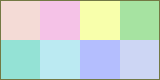
<?xml version="1.0" encoding="UTF-8"?>
<ui version="4.0">
 <class>ColorPicker</class>
 <widget class="QWidget" name="ColorPicker">
  <property name="geometry">
   <rect>
    <x>0</x>
    <y>0</y>
    <width>160</width>
    <height>80</height>
   </rect>
  </property>
  <property name="minimumSize">
   <size>
    <width>160</width>
    <height>80</height>
   </size>
  </property>
  <property name="maximumSize">
   <size>
    <width>160</width>
    <height>80</height>
   </size>
  </property>
  <property name="windowTitle">
   <string>Form</string>
  </property>
  <property name="styleSheet">
   <string notr="true">QWidget {
	background-color: #737944;
}

QPushButton {
	border: none;
}

QPushButton:hover {
	border:2px solid;
	border-color: #303446;
}

QPushButton#btnRosewater {
	background-color: #F4DBD6;
}

QPushButton#btnPink {
	background-color: #F5C2E7;
}

QPushButton#btnGreen {
	background-color: #A6E3A1;
}

QPushButton#btnSky {
	background-color: #BBEAF2;
}

QPushButton#btnTeal {
	background-color: #94E2D5;
}

QPushButton#btnLavender {
	background-color: #B4BEFE;
}

QPushButton#btnYellow {
	background-color: #F8FFAB;
}

QPushButton#btnGray {
	background-color: #CDD6F4;
}</string>
  </property>
  <widget class="QPushButton" name="btnRosewater">
   <property name="geometry">
    <rect>
     <x>1</x>
     <y>1</y>
     <width>39</width>
     <height>39</height>
    </rect>
   </property>
   <property name="text">
    <string/>
   </property>
  </widget>
  <widget class="QPushButton" name="btnPink">
   <property name="geometry">
    <rect>
     <x>40</x>
     <y>1</y>
     <width>40</width>
     <height>39</height>
    </rect>
   </property>
   <property name="text">
    <string/>
   </property>
  </widget>
  <widget class="QPushButton" name="btnYellow">
   <property name="geometry">
    <rect>
     <x>80</x>
     <y>1</y>
     <width>40</width>
     <height>39</height>
    </rect>
   </property>
   <property name="text">
    <string/>
   </property>
  </widget>
  <widget class="QPushButton" name="btnGreen">
   <property name="geometry">
    <rect>
     <x>120</x>
     <y>1</y>
     <width>39</width>
     <height>39</height>
    </rect>
   </property>
   <property name="text">
    <string/>
   </property>
  </widget>
  <widget class="QPushButton" name="btnSky">
   <property name="geometry">
    <rect>
     <x>40</x>
     <y>40</y>
     <width>40</width>
     <height>39</height>
    </rect>
   </property>
   <property name="text">
    <string/>
   </property>
  </widget>
  <widget class="QPushButton" name="btnLavender">
   <property name="geometry">
    <rect>
     <x>80</x>
     <y>40</y>
     <width>40</width>
     <height>39</height>
    </rect>
   </property>
   <property name="text">
    <string/>
   </property>
  </widget>
  <widget class="QPushButton" name="btnTeal">
   <property name="geometry">
    <rect>
     <x>1</x>
     <y>40</y>
     <width>39</width>
     <height>39</height>
    </rect>
   </property>
   <property name="text">
    <string/>
   </property>
  </widget>
  <widget class="QPushButton" name="btnGray">
   <property name="geometry">
    <rect>
     <x>120</x>
     <y>40</y>
     <width>39</width>
     <height>39</height>
    </rect>
   </property>
   <property name="text">
    <string/>
   </property>
  </widget>
  <zorder>btnGray</zorder>
  <zorder>btnRosewater</zorder>
  <zorder>btnPink</zorder>
  <zorder>btnYellow</zorder>
  <zorder>btnGreen</zorder>
  <zorder>btnSky</zorder>
  <zorder>btnLavender</zorder>
  <zorder>btnTeal</zorder>
 </widget>
 <resources/>
 <connections/>
</ui>
